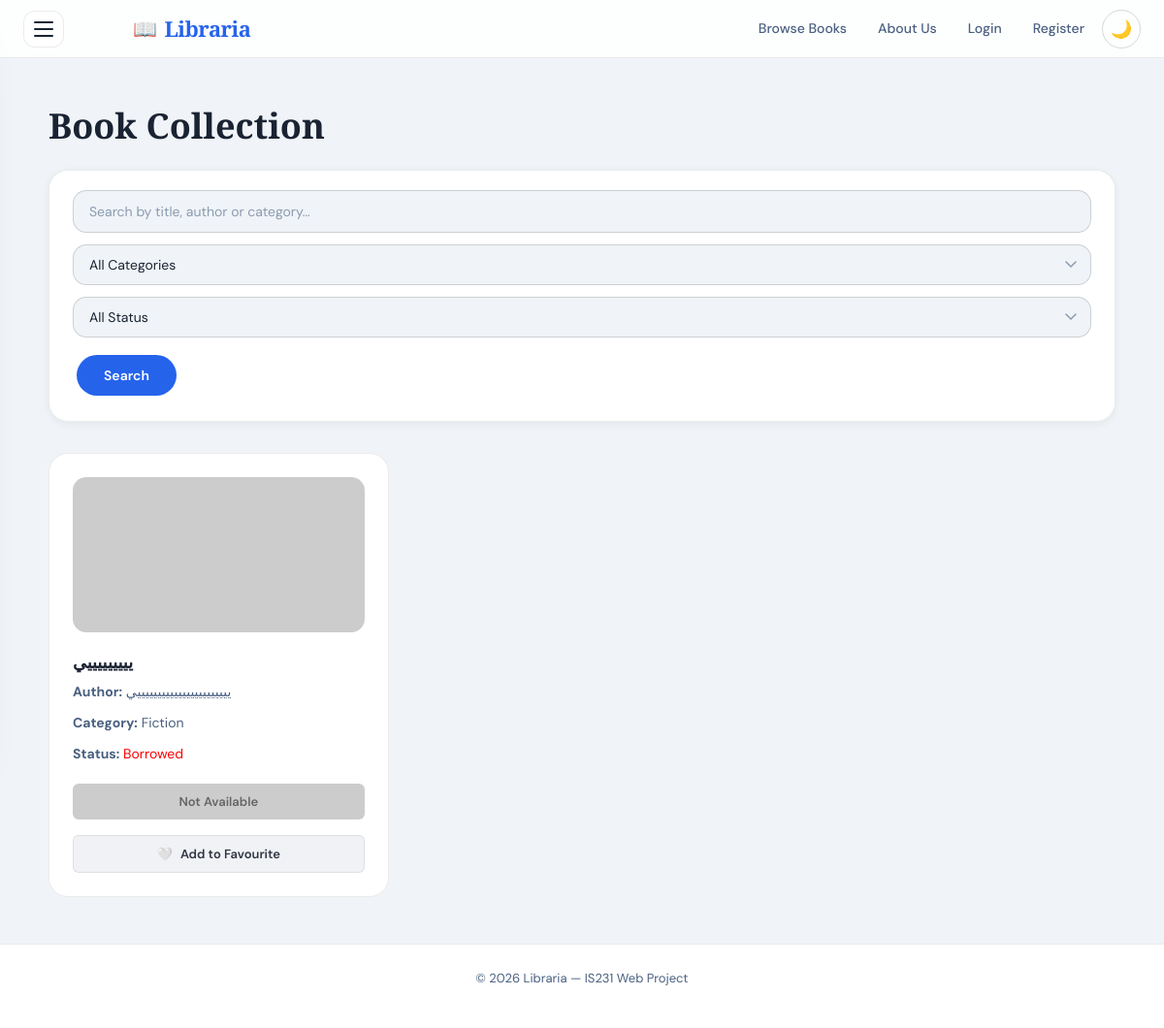
Page /books/?category=Fiction on the earlier database version.
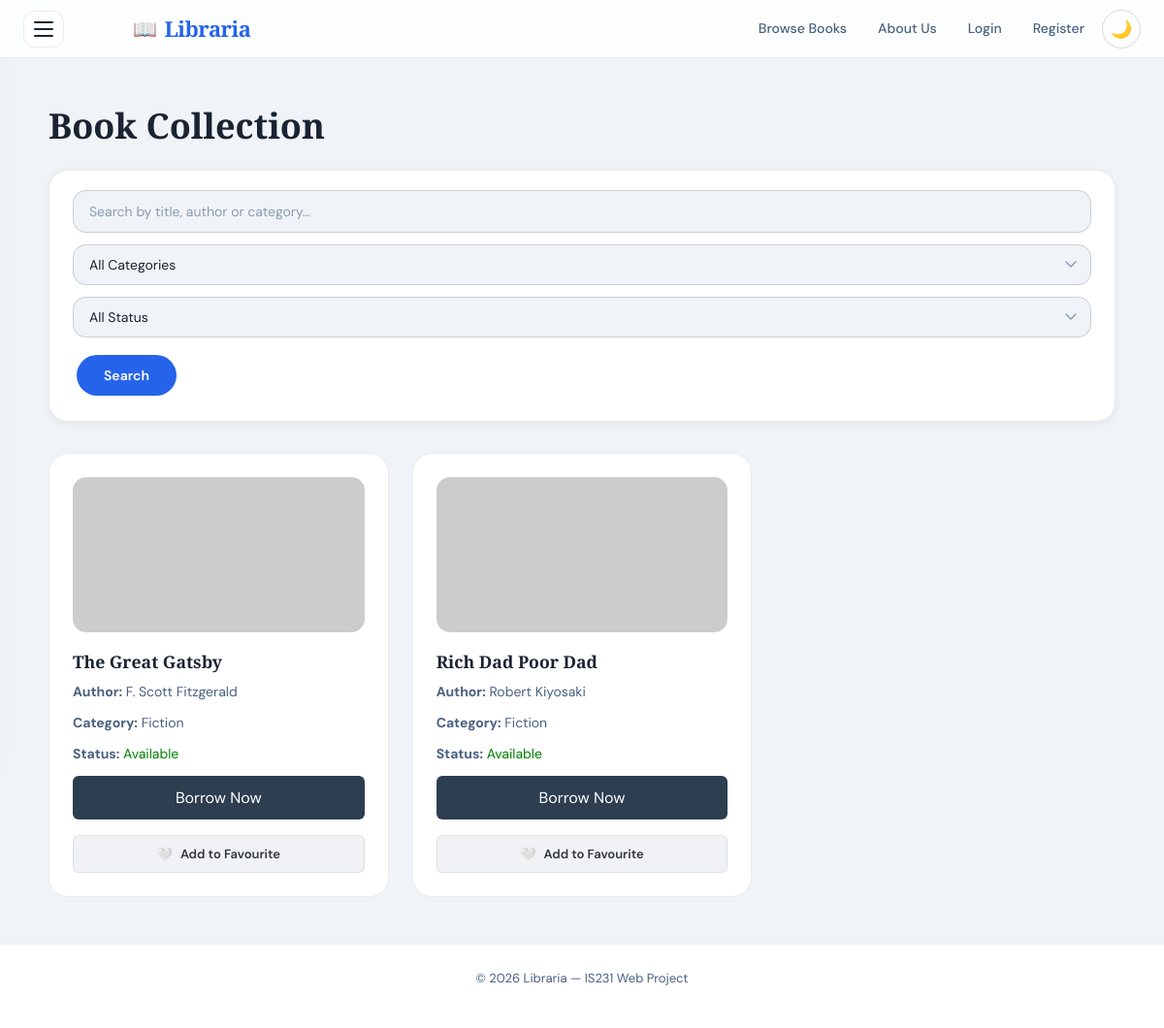
Same page on the later database version.
### application/models.py (models this page shows, shortened)
class Book(models.Model):
    STATUS_CHOICES = [
        ('available', 'Available'),
        ('borrowed', 'Borrowed'),
    ]
    CATEGORY_CHOICES = [
        ('Fiction',          'Fiction'),
        ('Science',          'Science'),
        ('History',          'History'),
        ('Technology',       'Technology'),
        ('Philosophy',       'Philosophy'),
        ('Self Development', 'Self Development'),
    ]
    title = models.CharField(max_length=200)
    author = models.CharField(max_length=200)
    category = models.CharField(max_length=100, choices=CATEGORY_CHOICES, default='Fiction')
    status = models.CharField(max_length=20, choices=STATUS_CHOICES)
    image = models.URLField(blank=True, default='')
    year        = models.PositiveIntegerField(null=True, blank=True)
    pages       = models.PositiveIntegerField(null=True, blank=True)
    description = models.TextField(blank=True)
    created_at  = models.DateTimeField(auto_now_add=True)

### application/views.py (the view)
# urls.py: path('books/', views.books_page, name='books'),
def books_page(request):
    books = Book.objects.all()
    borrowed_ids = []
    favourite_ids = []
    if request.user.is_authenticated:
        borrowed_ids = BorrowRecord.objects.filter(user=request.user, is_returned=False).values_list('book_id', flat=True)
        favourite_ids = Favourite.objects.filter(user=request.user).values_list('book_id', flat=True)
    search = request.GET.get('search')
    category = request.GET.get('category')
    status = request.GET.get('status')
    if search:
        books = books.filter(title__icontains=search)
    if category:
        books = books.filter(category=category)
    if status:
        books = books.filter(status=status)
    return render(request, 'application/books.html', {
        "books": books,
        "borrowed_ids": borrowed_ids,
        "favourite_ids": favourite_ids
    })

### templates/application/books.html (shortened to what this page needs)
{% extends 'base.html' %} {% load static %} {% block content %}
<main>
  <div class="content" style="max-width: 1100px">
    <h1>Book Collection</h1>
    <div class="filters">
      <form
        method="GET"
        style="
          display: flex;
          flex-wrap: wrap;
          gap: 12px;
          align-items: flex-end;
          background: transparent;
          border: none;
          padding: 0;
          box-shadow: none;
          max-width: none;
        "
      >
        <input
          type="text"
          name="search"
          id="search-input"
          placeholder="Search by title, author or category…"
          style="flex: 1; min-width: 180px"
          value="{{ request.GET.search }}"
        />
        <select name="category" id="cat-filter">
          <option value="">All Categories</option>
        </select>
        <select name="status" id="status-filter">
          <option value="">All Status</option>
        </select>
        <button
          type="submit"
          id="search-btn"
          class="btn"
          style="width: auto; padding: 12px 28px"
        >
          Search
        </button>
      </form>
    </div>
    <div class="books-grid" id="books-grid">
      {% for book in books %}
      <div class="book-card" data-book-id="{{ book.id }}">
        <img
          src="{{ book.image|default:'https://placehold.co/200x300?text=No+Cover' }}"
          alt="{{ book.title }}"
          onerror="this.src='https://placehold.co/200x300?text=No+Cover'"
        />
        <h3>{{ book.title }}</h3>
        <p>
          <strong>Author:</strong>
          {{ book.author }}
        </p>
        <p>
          <strong>Category:</strong>
          {{ book.category }}
        </p>
        <p>
          <strong>Status:</strong>
          {% if book.status == "available" %}
          <span style="color: green"> Available </span>
          {% else %}
          <span style="color: red"> Borrowed </span>
          {% endif %}
        </p>
        <div style="margin-top: 10px; display: flex; flex-direction: column; gap: 8px;">
          {% if book.status == "available" %}
          <a
            href="{% url 'borrow_book' book.id %}"
            style="
              background-color: #2c3e50;
              color: white;
              padding: 10px;
              text-align: center;
              text-decoration: none;
              border-radius: 6px;
            "
          >
            Borrow Now
          </a>
          {% else %}
          <button
            type="button"
            disabled
            style="
              background-color: #ccc;
              color: #666;
              padding: 10px;
              border: none;
              border-radius: 6px;
            "
          >
            Not Available
          </button>
          {% endif %}
          <button type="button"
                  class="fav-btn {% if book.id in favourite_ids %}active{% endif %}"
                  data-book-id="{{ book.id }}"
                  style="padding: 10px; border-radius: 6px; border: 1.5px solid var(--border); font-weight: 600; cursor: pointer; transition: all 0.3s ease; display: flex; align-items: center; justify-content: center; gap: 8px;
                         {% if book.id in favourite_ids %} background-color: #ff4757; color: white; border-color: #ff4757; {% else %} background-color: #f1f2f6; color: #2f3542; {% endif %}">
            <span class="heart-icon">{% if book.id in favourite_ids %}❤️{% else %}🤍{% endif %}</span>
            <span class="btn-text">{% if book.id in favourite_ids %}In Favourites{% else %}Add to Favourite{% endif %}</span>
          </button>
        </div>
      </div>
      {% empty %}
      <p>No books found.</p>
      {% endfor %}
    </div>
  </div>
</main>
{% endblock content %}

### templates/base.html (shortened to what this page needs)
{% load static %}
<!DOCTYPE html>
<html lang="en">
<head>
  <link rel="stylesheet" href="{% static 'css/style.css' %}">
</head>
<body>
  <nav class="topnav">
    <div style="display: flex; align-items: center; gap: 15px;">
      <button class="menu-trigger" id="menuTrigger" aria-label="Open menu">
        <span></span><span></span><span></span>
      </button>
      <a href="{% url 'home' %}" class="logo">Libraria</a>
    </div>
    <div class="links">
      <a href="{% url 'books' %}">Browse Books</a>
      <a href="{% url 'about' %}">About Us</a>
      {% if user.is_authenticated %}
        {% if user.is_staff %}
          <a href="{% url 'admin_dashboard' %}"
             style="background: {% if '/admin-dashboard' in request.path %}var(--accent-blue){% else %}var(--bg-secondary){% endif %};
                    color: {% if '/admin-dashboard' in request.path %}white{% else %}var(--text-primary){% endif %};
                    border-radius: 12px; padding: 8px 16px; border: 1px solid var(--border); font-weight: 600;">
             Admin Panel
          </a>
        {% endif %}
        <a href="{% url 'favourite' %}">Favourite</a>
        <a href="{% url 'profile' %}">My Profile</a>
        <a href="{% url 'logout' %}" style="color: var(--accent-red);">Logout</a>
      {% else %}
        <a href="{% url 'login' %}">Login</a>
        <a href="{% url 'register' %}">Register</a>
      {% endif %}
      <button class="theme-toggle" id="themeToggle">🌙</button>
    </div>
  </nav>
  {% block content %}
  {% endblock %}
  <footer>
    <p>© 2026 Libraria — IS231 Web Project</p>
  </footer>
</body>
</html>

### templates/base.html (style rules this page uses)
.menu-trigger { display: flex; flex-direction: column; gap: 5px; background: var(--bg-secondary); border: 1px solid var(--border); cursor: pointer; padding: 10px; border-radius: 12px; transition: all 0.2s; }
.menu-trigger span { width: 20px; height: 2px; background: var(--text-primary); border-radius: 2px; }
.topnav { position: sticky; top: 0; left: 0; width: 100%; z-index: 1000; background: var(--bg-card); backdrop-filter: blur(10px); border-bottom: 1px solid var(--border); height: 70px; display: flex; align-items: center; padding: 0 24px; }

Differences in the rows shown:
removed Book: title "يييييييييي", author "يييييييييييييييييييييييي", category "Fiction", status "Borrowed", shows "Add to Favourite"
added Book: title "The Great Gatsby", author "F. Scott Fitzgerald", category "Fiction", status "Available", shows "Add to Favourite"
added Book: title "Rich Dad Poor Dad", author "Robert Kiyosaki", category "Fiction", status "Available", shows "Add to Favourite"
